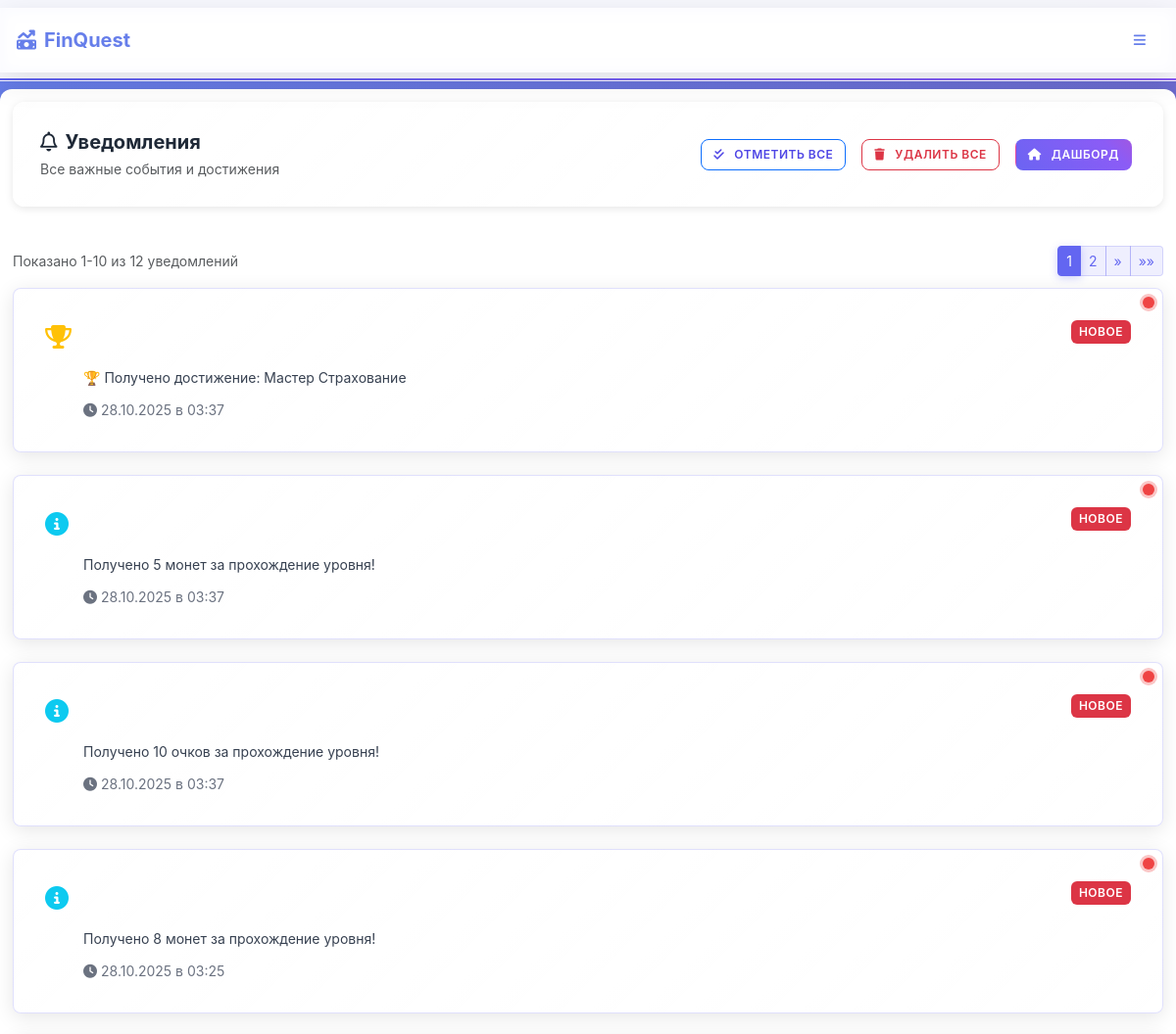
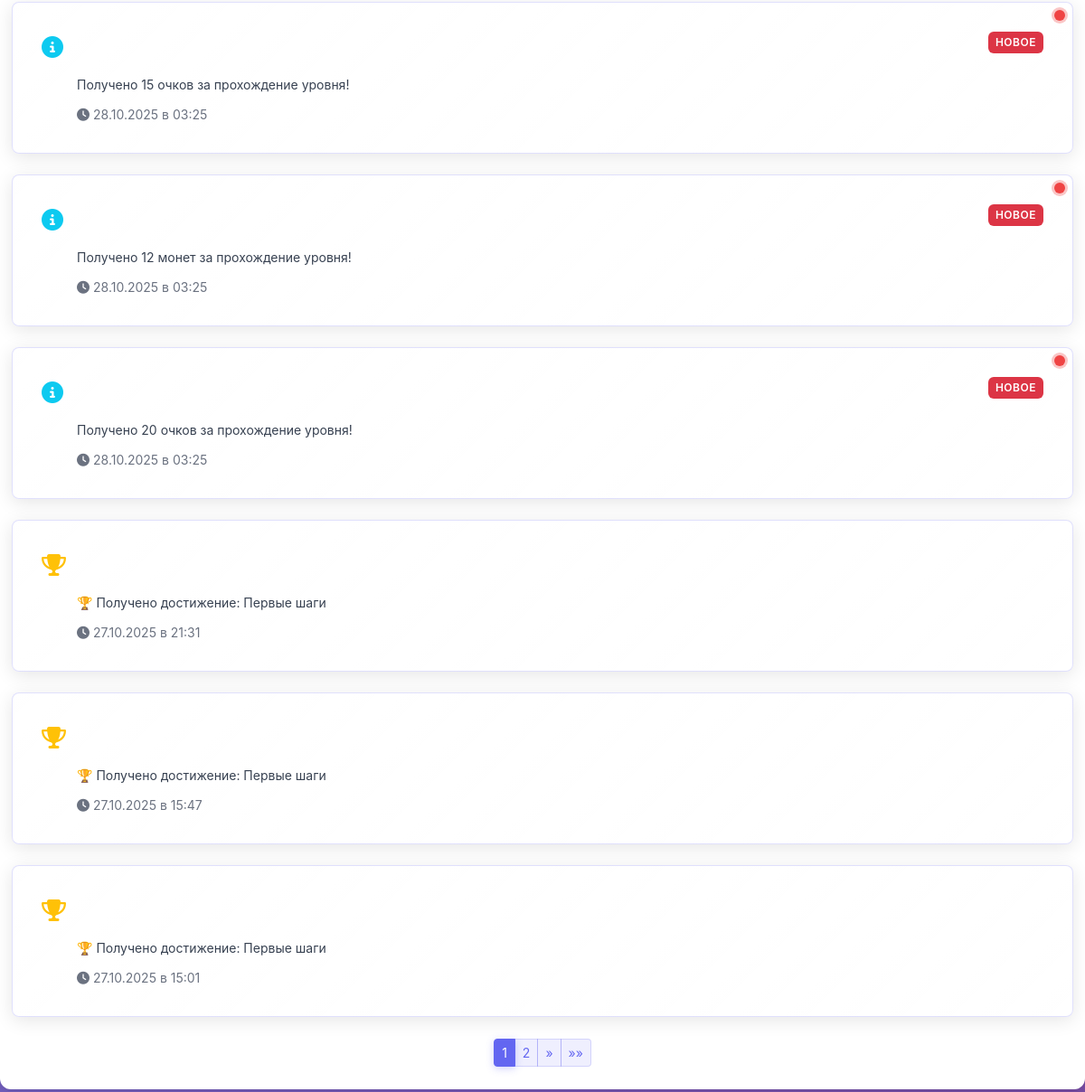
Page /notifications/ (signed in) on the earlier database version (2 pictures, top to bottom).
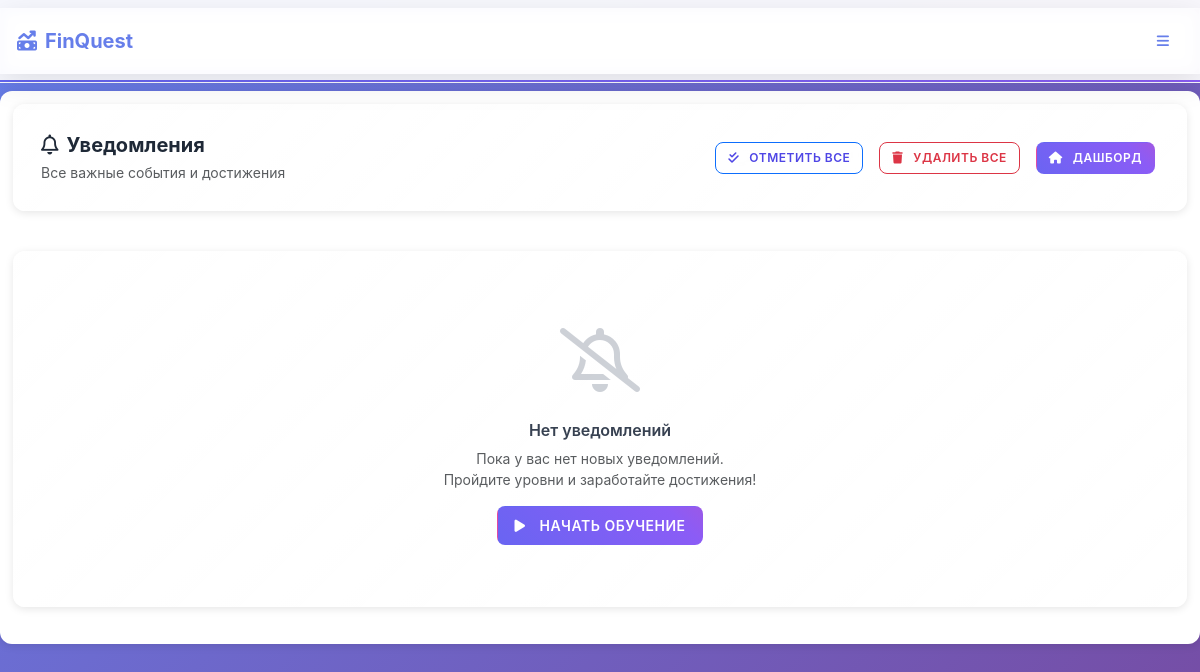
Same page on the later database version.
### game/models.py (models this page shows, shortened)
class Notification(models.Model):
    user = models.ForeignKey('accounts.User', on_delete=models.CASCADE)
    text = models.CharField(max_length=200)
    is_read = models.BooleanField(default=False)
    created_at = models.DateTimeField(auto_now_add=True)

### game/views.py (the view, shortened to what this page needs)
# urls.py: path('notifications/', views.notifications_list, name='notifications_list'),  # /notifications/
@login_required
def notifications_list(request):
    from django.core.paginator import Paginator
    notifications = Notification.objects.filter(user=request.user).order_by('-created_at')
    paginator = Paginator(notifications, 10)
    page_number = request.GET.get('page')
    page_obj = paginator.get_page(page_number)
    return render(request, 'game/notifications.html', {'notifications': page_obj})

### accounts/models.py (called while the page is built)
    def get_avatar_display(self):
        if self.avatar:
            return self.avatar.url
        elif self.default_avatar:
            return f"/static/avatars/default/{self.default_avatar}.svg"
        else:
            return None

### game/context_processors.py (called while the page is built)
def notifications_context(request):
    if request.user.is_authenticated:
        return {
            'unread_notifications_count': Notification.objects.filter(
                user=request.user,
                is_read=False
            ).count()
        }
    return {'unread_notifications_count': 0}

def mobile_view_context(request):
    return {
        'mobile_view': request.session.get('mobile_view', False)
    }

### templates/game/notifications.html (shortened to what the changed rows need)
{% extends 'base.html' %}
{% block content %}
<div class="container-fluid">
  <div class="row mb-4">
    <div class="col-12">
      <div class="card gaming-header-card">
        <div class="card-body">
          <div class="d-flex justify-content-between align-items-center">
            <div>
              <h2 class="page-title mb-1">
                <i class="fa-regular fa-bell me-2"></i>Уведомления
              </h2>
            </div>
          </div>
        </div>
      </div>
    </div>
  </div>
  <div class="row">
    <div class="col-12">
      {% if notifications %}
        {% if notifications.has_other_pages %}
          <div class="d-flex justify-content-between align-items-center mb-3">
            <div class="pagination-info">
              <span class="text-muted">
                Показано {{ notifications.start_index }}-{{ notifications.end_index }}
                из {{ notifications.paginator.count }} уведомлений
              </span>
            </div>
            <nav>
              <ul class="pagination pagination-sm mb-0">
                {% for num in notifications.paginator.page_range %}
                  {% if notifications.number == num %}
                    <li class="page-item active">
                      <span class="page-link">{{ num }}</span>
                    </li>
                  {% elif num > notifications.number|add:'-3' and num < notifications.number|add:'3' %}
                    <li class="page-item">
                      <a class="page-link" href="?page={{ num }}">{{ num }}</a>
                    </li>
                  {% endif %}
                {% endfor %}
                {% if notifications.has_next %}
                  <li class="page-item">
                    <a class="page-link" href="?page={{ notifications.next_page_number }}">&raquo;</a>
                  </li>
                  <li class="page-item">
                    <a class="page-link" href="?page={{ notifications.paginator.num_pages }}">&raquo;&raquo;</a>
                  </li>
                {% endif %}
              </ul>
            </nav>
          </div>
        {% endif %}
        <div class="notifications-container">
          {% for notification in notifications %}
            <div class="notification-item {% if not notification.is_read %}notification-unread{% endif %}">
              <div class="notification-content">
                <div class="notification-header">
                  <div class="notification-icon">
                    {% if 'достижение' in notification.text.lower %}
                      <i class="fa-solid fa-trophy text-warning"></i>
                    {% elif 'уровень' in notification.text.lower %}
                      <i class="fa-solid fa-star text-primary"></i>
                    {% elif 'монеты' in notification.text.lower or 'очки' in notification.text.lower %}
                      <i class="fa-solid fa-coins text-success"></i>
                    {% elif 'серия' in notification.text.lower %}
                      <i class="fa-solid fa-fire text-danger"></i>
                    {% else %}
                      <i class="fa-solid fa-info-circle text-info"></i>
                    {% endif %}
                  </div>
                  <div class="notification-status">
                    {% if not notification.is_read %}
                      <span class="badge bg-danger pulse-badge">Новое</span>
                    {% endif %}
                  </div>
                </div>
                <div class="notification-body">
                  <p class="notification-text">{{ notification.text }}</p>
                  <div class="notification-meta">
                    <span class="notification-time">
                      <i class="fa-solid fa-clock me-1"></i>
                      {{ notification.created_at|date:'d.m.Y в H:i' }}
                    </span>
                  </div>
                </div>
              </div>
            </div>
          {% endfor %}
        </div>
        {% if notifications.has_other_pages %}
          <div class="d-flex justify-content-center mt-4">
            <nav>
              <ul class="pagination pagination-sm mb-0">
                {% for num in notifications.paginator.page_range %}
                  {% if notifications.number == num %}
                    <li class="page-item active">
                      <span class="page-link">{{ num }}</span>
                    </li>
                  {% elif num > notifications.number|add:'-3' and num < notifications.number|add:'3' %}
                    <li class="page-item">
                      <a class="page-link" href="?page={{ num }}">{{ num }}</a>
                    </li>
                  {% endif %}
                {% endfor %}
                {% if notifications.has_next %}
                  <li class="page-item">
                    <a class="page-link" href="?page={{ notifications.next_page_number }}">&raquo;</a>
                  </li>
                  <li class="page-item">
                    <a class="page-link" href="?page={{ notifications.paginator.num_pages }}">&raquo;&raquo;</a>
                  </li>
                {% endif %}
              </ul>
            </nav>
          </div>
        {% endif %}
      {% else %}
        <div class="empty-notifications">
          <div class="card gaming-empty-card">
            <div class="card-body text-center py-5">
              <div class="empty-icon mb-3">
                <i class="fa-regular fa-bell-slash"></i>
              </div>
              <h4 class="empty-title mb-2">Нет уведомлений</h4>
              <p class="empty-text text-muted mb-4">
                Пока у вас нет новых уведомлений.<br>
                Пройдите уровни и заработайте достижения!
              </p>
              <a href="{% url 'dashboard' %}" class="btn btn-primary">
                <i class="fa-solid fa-play me-2"></i>Начать обучение
              </a>
            </div>
          </div>
        </div>
      {% endif %}
    </div>
  </div>
</div>
{% endblock %}

Differences in the rows shown:
no longer on this page (row edited): Notification: is_read "НОВОЕ", text "🏆 Получено достижение: Мастер Страхование", created_at "28.10.2025 в 03:37"
no longer on this page (row edited): Notification: is_read "НОВОЕ", text "Получено 5 монет за прохождение уровня!", created_at "28.10.2025 в 03:37"
no longer on this page (row edited): Notification: is_read "НОВОЕ", text "Получено 10 очков за прохождение уровня!", created_at "28.10.2025 в 03:37"
no longer on this page (row edited): Notification: is_read "НОВОЕ", text "Получено 8 монет за прохождение уровня!", created_at "28.10.2025 в 03:25"
no longer on this page (row edited): Notification: is_read "НОВОЕ", text "Получено 15 очков за прохождение уровня!", created_at "28.10.2025 в 03:25"
no longer on this page (row edited): Notification: is_read "НОВОЕ", text "Получено 12 монет за прохождение уровня!", created_at "28.10.2025 в 03:25"
no longer on this page (row edited): Notification: is_read "НОВОЕ", text "Получено 20 очков за прохождение уровня!", created_at "28.10.2025 в 03:25"
no longer on this page (row edited): Notification: text "🏆 Получено достижение: Первые шаги", created_at "27.10.2025 в 21:31", is_read True (drawn)
no longer on this page (row edited): Notification: text "🏆 Получено достижение: Первые шаги", created_at "27.10.2025 в 15:47", is_read True (drawn)
no longer on this page (row edited): Notification: text "🏆 Получено достижение: Первые шаги", created_at "27.10.2025 в 15:01", is_read True (drawn)
Other differences:
{{ notifications.start_index }}: "1" → (not shown)
{{ notifications.end_index }}: "10" → (not shown)
{{ notifications.paginator.count }}: "12" → (not shown)
text no longer shown: "Показано - из уведомлений » »» » »»"
text now shown: "Нет уведомлений Пока у вас нет новых уведомлений. Пройдите уровни и заработайте достижения! НАЧАТЬ ОБУЧЕНИЕ"
list line gone: "1"
list line gone: "2"
